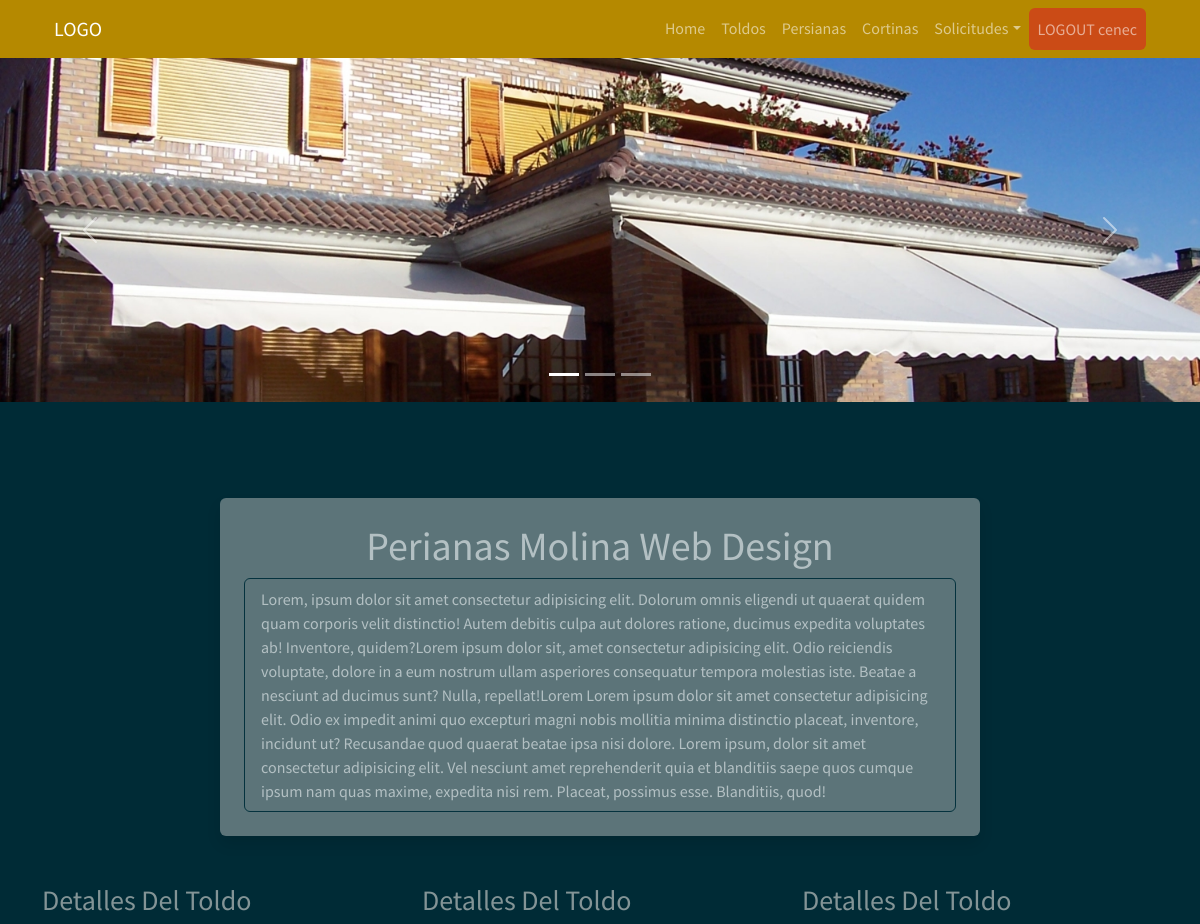
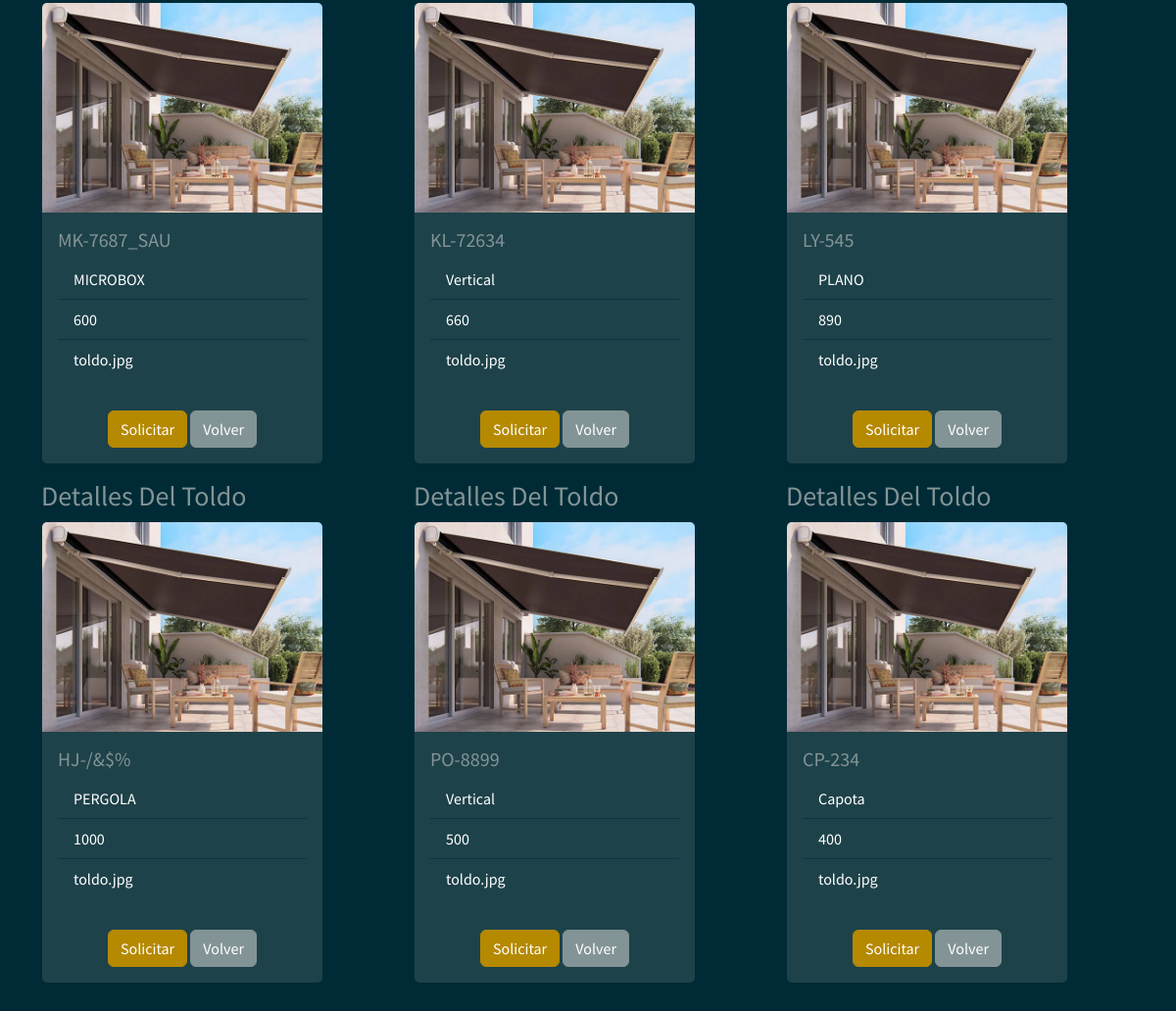
The page /toldo_user (signed in) on the database its author committed (2 pictures, top to bottom).
### myapp/models.py (models this page shows)
    class Toldo(db.Model):
        __tablename__ = "Toldo"  # Nombre de la tabla que se crea
        Toldo_id = db.Column("toldo_id", db.Integer, Sequence(
            'toldo_id_seq'),  primary_key=True)
        Modelo = db.Column(db.String(20))
        Tipo = db.Column(db.String(30))
        Dimensiones = db.Column(db.String(30))
        Imagen = db.Column(db.String(30))

### myapp/views.py (the view)
    @app.route("/toldo_user", methods=["GET", "POST"])
    def toldo_user():
        list_toldo = db_access["list_toldos"]
        toldos = list_toldo()
        usuario = session['usuario']
        usu = usuario
        return render_template("user/toldos_user.html", toldos=toldos, usu=usu)

### myapp/templates/user/toldos_user.html (shortened to what this page needs)
<!DOCTYPE html>
<html>
<head>
    <link href="https://cdn.jsdelivr.net/npm/bootstrap@5.1.3/dist/css/bootstrap.min.css" rel="stylesheet"
>
    <link rel="stylesheet" href="../static/style/bootstrap.min(8).css">
    <link href="https://cdnjs.cloudflare.com/ajax/libs/font-awesome/4.0.3/css/font-awesome.css" rel="stylesheet">
</head>
<body>
    {% include 'includes/navbar_user.html' %}
    <div id="carouselExampleIndicators" class="carousel slide" data-bs-ride="carousel">
        <ol class="carousel-indicators">
            <li data-bs-target="#carouselExampleIndicators" data-bs-slide-to="0" class="active"></li>
            <li data-bs-target="#carouselExampleIndicators" data-bs-slide-to="1"></li>
            <li data-bs-target="#carouselExampleIndicators" data-bs-slide-to="2"></li>
        </ol>
        <div class="carousel-inner">
            <div class="carousel-item active">
                <img src="../static/style/img/carrousel/6.jpg" class="d-block w-100" alt="..."
                    style="max-width:100%;height:auto;">
            </div>
        </div>
        <a class="carousel-control-prev" href="#carouselExampleIndicators" role="button" data-bs-slide="prev">
            <span class="carousel-control-prev-icon" aria-hidden="true"></span>
        </a>
        <a class="carousel-control-next" href="#carouselExampleIndicators" role="button" data-bs-slide="next">
            <span class="carousel-control-next-icon" aria-hidden="true"></span>
        </a>
    </div>
    <section class="pt-5 pb-5">
        <div class="container">
            <div class="row justify-content-center mt-5">
                <div class="col-8 bg-secondary p-4 rounded shadow text-white" style="opacity: 0.7;">
                    <h1 class=" row justify-content-center ">Perianas Molina Web Design</h1>
                    <ul class="list-group">
                        <li class="list-group-item">Lorem, ipsum dolor sit amet consectetur adipisicing elit. Dolorum
                            omnis
                            eligendi ut quaerat quidem quam corporis velit distinctio! Autem debitis culpa aut dolores
                            ratione, ducimus expedita voluptates ab! Inventore, quidem?Lorem ipsum dolor sit, amet
                            consectetur adipisicing elit. Odio reiciendis voluptate, dolore in a eum nostrum ullam
                            asperiores consequatur tempora molestias iste. Beatae a nesciunt ad ducimus sunt? Nulla,
                            repellat!Lorem Lorem ipsum dolor sit amet consectetur adipisicing elit. Odio ex impedit
                            animi
                            quo excepturi magni nobis mollitia minima distinctio placeat, inventore, incidunt ut?
                            Recusandae
                            quod quaerat beatae ipsa nisi dolore. Lorem ipsum, dolor sit amet consectetur adipisicing
                            elit.
                            Vel nesciunt amet reprehenderit quia et blanditiis saepe quos cumque ipsum nam quas maxime,
                            expedita nisi rem. Placeat, possimus esse. Blanditiis, quod!</li>
                    </ul>
                </div>
            </div>
            <div class="row mt-5">
                {% for toldo in toldos %}
                <div class="col-4">
                    <p class="list-group">
                    <h3>Detalles Del Toldo</h3>
                    <div class="card" style="width: 18rem;">
                        <img src="../static/style/img/{{toldo.Imagen}}" class="card-img-top" alt="...">
                        <div class="card-body">
                            <h5 class="card-title">
                                {{toldo.Modelo}}
                            </h5>
                            <ul class="list-group list-group-flush">
                                <li class="list-group-item">
                                    {{toldo.Tipo}}
                                </li>
                                <li class="list-group-item">
                                    {{toldo.Dimensiones}}
                                </li>
                                <li class="list-group-item">
                                    {{toldo.Imagen}}
                                </li>
                            </ul>
                        </div>
                        <div class="card-body mx-auto">
                            <a class="btn btn-primary" href="/details_toldo/{{toldo.Toldo_id}}">Solicitar</a>
                            <a class="btn btn-secondary" href="#">Volver</a>
                        </div>
                    </div>
                    </p>
                </div>
                {% endfor %}
            </div>
        </div>
    </section>
</body>
</html>

### rows shown on the page
Toldo: Imagen (picture), Modelo "MK-7687_SAU", Tipo "MICROBOX", Dimensiones "600", Imagen "toldo.jpg"
Toldo: Imagen (picture), Modelo "KL-72634", Tipo "Vertical", Dimensiones "660", Imagen "toldo.jpg"
Toldo: Imagen (picture), Modelo "LY-545", Tipo "PLANO", Dimensiones "890", Imagen "toldo.jpg"
Toldo: Imagen (picture), Modelo "HJ-/&$%", Tipo "PERGOLA", Dimensiones "1000", Imagen "toldo.jpg"
Toldo: Imagen (picture), Modelo "PO-8899", Tipo "Vertical", Dimensiones "500", Imagen "toldo.jpg"
Toldo: Imagen (picture), Modelo "CP-234", Tipo "Capota", Dimensiones "400", Imagen "toldo.jpg"

### other values the page prints
{{ usu }} "cenec"
